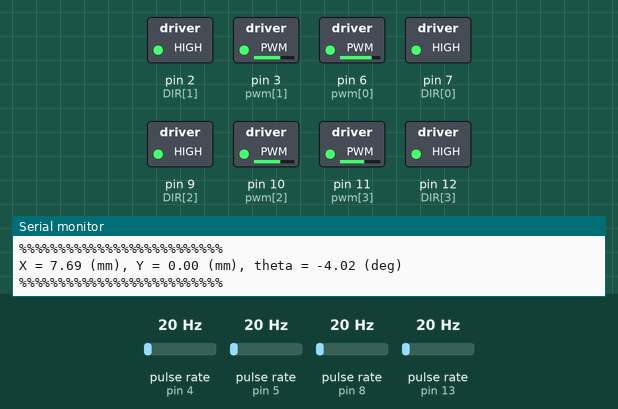
Simulated run of this sketch. Board: Arduino Uno, built with avr-gcc and run on an emulated ATmega328P. On the bench: switched loads named in the sketch (green lamp = pin HIGH), the last lines printed to the serial monitor. Wiring (inferred from the names in the program): 4 × pulse sensor: data pin 4 / data pin 5 / data pin 8 / data pin 13. The inputs (shaded band) are chosen by the test bench; at power-on: pulse rate (sensors on pin 5, pin 4, pin 8, pin 13) 20 Hz. EEPROM starts erased.

Above: at 3.2 s.
3.3 s: pulse rate (sensor on pin 5) set to 100 Hz
At 5.4 s:
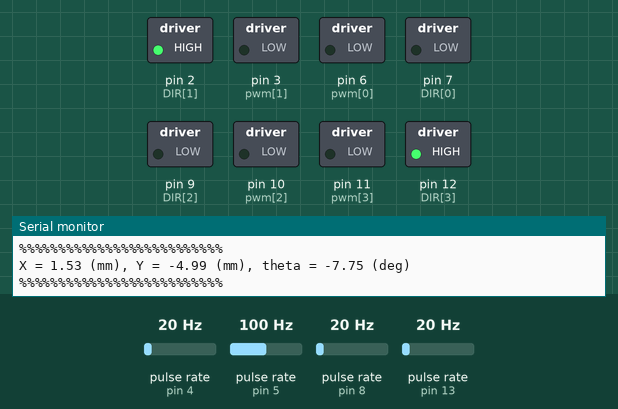
6.3 s: pulse rate (sensor on pin 4) set to 150 Hz
At 9.23 s:
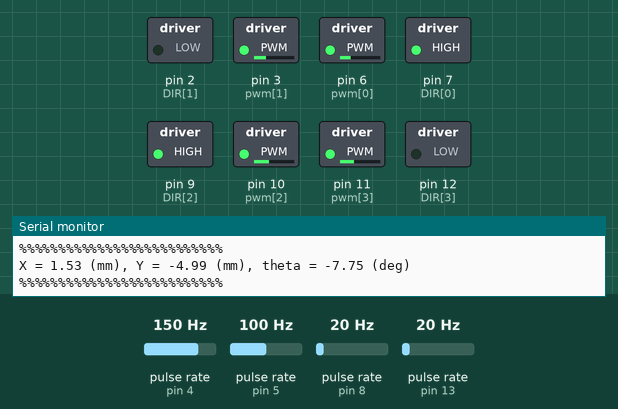
9.3 s: pulse rate (sensor on pin 8) set to 100 Hz
At 11.6 s:
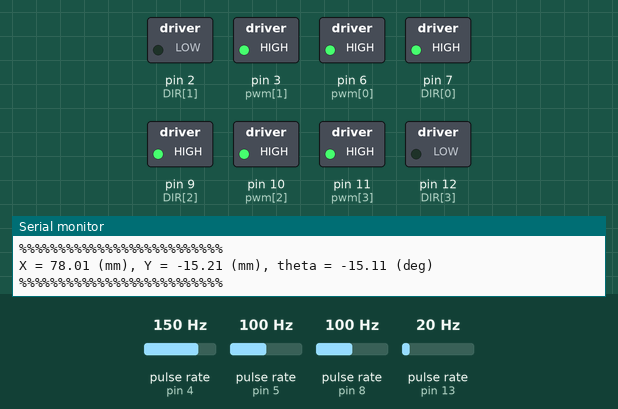
12.3 s: pulse rate (sensor on pin 13) set to 4 Hz
15.3 s: pulse rate (sensor on pin 4) set to 50 Hz
Timing chart, 0 to 18.3 s (numbered marks = the images above; inputs shaded):
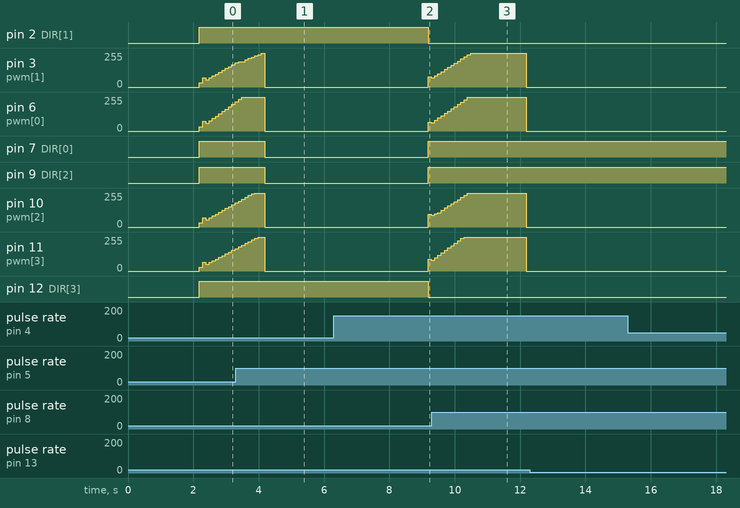

Measured:
- by itself, pin 3 (pwm[1]): rises from 69/255 to 255/255 in 1.1 s, then falls to 0/255 in 1.7 s
- by itself, pin 6 (pwm[0]): rises from 63/255 to 255/255 in 1.1 s, then falls to 0/255 in 1.7 s
- by itself, pin 10 (pwm[2]): rises from 87/255 to 255/255 in 1.1 s, then falls to 0/255 in 1.7 s
- by itself, pin 11 (pwm[3]): rises from 81/255 to 255/255 in 0.90 s, then falls to 0/255 in 1.9 s

The sketch:

P3.ino
```cpp
/*----------------------- DO NOT CHANGE THIS ------------------------*/

/*********************************************************************/
/***************************   LIBRARIES   ***************************/
/*********************************************************************/

#include <util/atomic.h>
#include "PinChangeInterrupt.h"
#include <math.h>
#include <EEPROM.h>

/*********************************************************************/
/****************************   CLASSES   ****************************/
/*********************************************************************/

class SimplePID{
  /*
  This class computes the control signal for velocity control of a
  DC motor with a PID controller base on controller gains, a setpoint and
  the actual velocity value.
  Params:
    - kp: Proportional gain.
    - kd: Derivative gain.
    - ki: Integral gain.
    - umax: Maximun control value.
    - eprec: Previous error in the control loop.
    - umax: Integral cumulative error.
    - vmin: Minimun velocity in rpm.
  */
  private:
    float kp, kd, ki, umax, vmin; // Parameters
    float eprev, eintegral; // Cumulative variables

  public:
  // Constructor
  SimplePID() : kp(1), kd(0), ki(0), umax(255), eprev(0.0), eintegral(0.0), vmin(15.0){}
  // A function to set the parameters
  void setParams(float kpIn, float kdIn, float kiIn, float umaxIn, float vminIn){
    kp = kpIn; kd = kdIn; ki = kiIn; umax = umaxIn; vmin = vminIn;
  }
  // A function to compute the control signal
  void evalu(int value, int target, float deltaT, int &pwr){
    // Error
    float e = (target - value)*((float) fabs(target) > vmin);
    // Derivative
    float dedt = (e - eprev)/(deltaT)*((float) fabs(target) > vmin);
    // Integral
    eintegral = (eintegral + e * deltaT)*((float) fabs(target) > vmin);
    if (umax/ki<eintegral){
      eintegral = umax/ki;
    }
    if (-umax/ki>eintegral){
      eintegral = -umax/ki;
    }
    // Control signal
    float u = kp * e + kd * dedt + ki * eintegral;
    pwr = (int) fabs(u);
    // Truncate signal
    if (pwr > umax) {
      pwr = umax;
    }
    if (pwr < 0) {
      pwr = 0;
    }
    eprev = e;
  }
};

/*********************************************************************/
/***************************   VARIABLES   ***************************/
/*********************************************************************/

// Number of motors
#define NMOTORS 4
// Pins of each motor
const int enc[] = {4, 5, 8, 13};  // Encoder pins
const int DIR[] = {7, 2, 9, 12};  // Direction pins
const int pwm[] = {6, 3, 10, 11}; // PWM pins

// Globals
int posPrev[] = {0, 0, 0, 0};
float vel[]   = {0.0, 0.0, 0.0, 0.0}; // Measured velocity in rpm
float vt[]    = {0.0, 0.0, 0.0, 0.0}; // Target vel in rpm
int dir[]     = {0, 0, 0, 0};         // Direction of each motor
long prevT    = 0;                    // Previous measured time
// PPR of each motor
const double ppr[] = {1390, 1390, 1390, 1390}; // Resolution of each motor

// PID class instances
SimplePID pid[NMOTORS];

// Dynamic variables
float velAng[]     = {0, 0, 0, 0}; // Angular velocity of each motor in rad/s
float meanVelAng[] = {0, 0, 0, 0}; // Mean angular velocity of current and previous time to compute pose estimation
int velEnc[]       = {0, 0, 0, 0}; // Encoder count of each motor
int velEncSlack[]  = {0, 0, 0, 0}; // Auxiliary counter variable
float sampleT      = 0.1;

// Pose variables
double x = 0, y = 0, theta = 0; // Current pose variables
double xPrev = 0, yPrev = 0, thetaPrev = 0; // Previous pose variables

// Velocity limits
double vminLim = 15.0;
// Velocities signs
int sgn[]     = {1, 1, 1, 1}; // Current sign (to compute pose estimation)
int sgnPrev[] = {1, 1, 1, 1}; // Previous sign (to compute pose estimation)
// Initial and elapsed time of a sequence
double t0 = 0.0, t1 = 0.0;
// Target auxiliary control variables
double vx = 0, vy = 0, vw = 0;

/*********************************************************************/
/*****************************   SETUP   *****************************/
/*********************************************************************/

void setup() {
  // Begin communication
  Serial.begin(9600);
  // Setup I/O pins
  for(int k = 0; k < NMOTORS; k++){
    pinMode(enc[k], INPUT);
    pinMode(pwm[k], OUTPUT);
    pinMode(DIR[k], OUTPUT);
  }
  // PID gains for each motor
  pid[0].setParams(1.285714286, 0.09, 7.438016529, 255, vminLim);
  pid[1].setParams(1.4, 0.084, 5.833333333, 255, vminLim);
  pid[2].setParams(1.4, 0.084, 5.833333333, 255, vminLim);
  pid[3].setParams(1.3, 0.078, 5.416666667, 255, vminLim);

  // Activate interrupts
  attachPinChangeInterrupt(digitalPinToPinChangeInterrupt(enc[0]), readEncoder<0>, CHANGE);
  attachPinChangeInterrupt(digitalPinToPinChangeInterrupt(enc[1]), readEncoder<1>, CHANGE);
  attachPinChangeInterrupt(digitalPinToPinChangeInterrupt(enc[2]), readEncoder<2>, CHANGE);
  attachPinChangeInterrupt(digitalPinToPinChangeInterrupt(enc[3]), readEncoder<3>, CHANGE);
  delay(2000);

  // Show previous sample
  float x_prev = EEPROM_readFloat(0);
  float y_prev = EEPROM_readFloat(49);
  float theta_prev = EEPROM_readFloat(99);
  Serial.print("X_prev = ");
  Serial.print(x_prev*1000);
  Serial.print(" (mm), ");
  Serial.print("Y_prev = ");
  Serial.print(y_prev*1000);
  Serial.print(" (mm), ");
  Serial.print("theta_prev = ");
  Serial.print(theta_prev*180/PI);
  Serial.println(" (deg)");
  Serial.println("%%%%%%%%%%%%%%%%%%%%%%%%%%");
  prevT = micros();
  t0 = ((float) (prevT))/( 1.0e6 );
}
/*-------------------------------------------------------------------*/

/*----------------------- YOU CAN MODIFY THIS -----------------------*/

#define PI 3.14159265359

// Sequences variables
int nseq      = 3; // Number of sequences
int seq       = 0; // Counter sequence variable
float T[]     = {2, 5, 3}; // Time of each sequence
// Velocity target sequences
float vxSeq[] = {0, 0, 0.15}; // Target relative linear velocity of the platform fixed frame in X axis
float vySeq[] = {0, 0, 0}; // Target relative linear velocity of the platform fixed frame in Y axis
float vwSeq[] = {-PI/6, 0, 0}; // Target relative angular velocity of the platform fixed frame in Z axis
// Robot dimentions
const double a_b = (0.21 + 0.195)/2;   // a+b
const double R = 0.04;     // radius
const double l_a_b = 1/a_b; // 1/(a+b)

/*********************************************************************/
/*****************************   LOOP   ******************************/
/*********************************************************************/

void loop() {

  // Time difference
  long currT = micros();
  float deltaT = ((float) (currT - prevT))/( 1.0e6 );
  t1 = ((float) (currT))/( 1.0e6 );

  // Compute program each sample time
  if(sampleT <= deltaT){
    // Update time variable
    prevT = currT;
    // Disable interrupts temporarily while reading counter variables
    noInterrupts();
    for(int k = 0; k < NMOTORS; k++){
      // Reset counter
      velEncSlack[k] = velEnc[k];
      velEnc[k] = 0;
    }
    interrupts();

    // Process variables
    for(int k = 0; k < NMOTORS; k++){
      // Calculate velocity in rpm
      vel[k] = velEncSlack[k]/deltaT/ppr[k]*60.0;
      // Calculate velocity and differential velocity in rad/s (use sgn[] and sgnPrev[] variables)
      meanVelAng[k] = (sgn[k] * velAng[k] + sgnPrev[k] * velAng[k]) / 2.0; /*CORREGIR*/
      velAng[k] = vel[k]*PI/30;
    }

    // Estimate Pose
    BilinealEstimation(deltaT);

    // Motion Sequences
    if(seq<nseq){
      vx = vxSeq[seq];
      vy = vySeq[seq];
      vw = vwSeq[seq];
      // Compute target velocity for each motor
      CalculateVelAng(vx,vy,vw);
      for(int k = 0; k < NMOTORS; k++){
        int pwr;
        // Obtaine control signal from PID algorithm
        pid[k].evalu( vel[k], vt[k] , deltaT, pwr); /*CORREGIR*/
        // signal the motor
        setMotor(dir[k], pwr, pwm[k], DIR[k]);
      }
      if(T[seq] <= t1-t0){
        t0 = t1;
        seq++;
      }
    }
    else{
      StopMotors();
    }
  }
}

/*********************************************************************/
/***************************   FUNCTIONS   ***************************/
/*********************************************************************/

void BilinealEstimation(double deltaT){
  /*
  Function that integrates numericaly online robot position.

  Inputs:
    - deltaT: Time step.
  */
  double ct, st;
  // Pre-compute cosine and sine
  ct = cos(theta); st = sin(theta);
  // Bilineal numerical estimation (use meanVelAng[] variable)

  // Bilineal numerical estimation
  double vX_robot = R * (meanVelAng[0] + meanVelAng[1] + meanVelAng[2] + meanVelAng[3]) / 4.0; // Linear velocity in X direction
  double vY_robot = R * (-meanVelAng[0] + meanVelAng[1] + meanVelAng[2] - meanVelAng[3]) / 4.0; // Linear velocity in Y direction
  double omega = R * (-meanVelAng[0] + meanVelAng[1] - meanVelAng[2] + meanVelAng[3]) / (4.0 * a_b); // Angular velocity

  // Update position and orientation using bilineal method
  x += (vX_robot * ct - vY_robot * st) * deltaT;
  y += (vX_robot * st + vY_robot * ct) * deltaT;
  theta += omega * deltaT;

  // Update previous values
  xPrev = x;
  yPrev = y;
  thetaPrev = theta;
  // Print estimated pose
  Serial.print("X = ");
  Serial.print(x*1000);
  Serial.print(" (mm), ");
  Serial.print("Y = ");
  Serial.print(y*1000);
  Serial.print(" (mm), ");
  Serial.print("theta = ");
  Serial.print(theta*180/PI);
  Serial.println(" (deg)");
  Serial.println("%%%%%%%%%%%%%%%%%%%%%%%%%%");
  // Save estimated pose
  EEPROM_writeFloat(0, x);
  EEPROM_writeFloat(49, y);
  EEPROM_writeFloat(99, theta);
}

void CalculateVelAng(double vx, double vy, double vw) {
  /*
  Function that computes the velocity in rpm and the direction
  of each wheel from the absolute velocity.

  Inputs:
    - vx: Linear velocity in X axis, in m/s.
    - vy: Linear velocity in Y axis, in m/s.
    - vw: Angular velocity in Z axis, in rad/s.
  */

  // Angular velocity of each motor in rad/s (from the first exercise)
  double arreglo_velocidad[3] = {vx,vy,vw};
  double jacobiano_seudoinverso[4][3]={
                                        {1, -1, -(a_b)},
                                        {1,  1,  (a_b)},
                                        {1,  1, -(a_b)},
                                        {1, -1,  (a_b)}
  };

  double w[4]= {(vx-vy - vw*a_b)/R,(vx+vy + vw*a_b)/R,(vx+vy - vw*a_b)/R,(vx-vy + vw*a_b)/R};

  for (int i = 0; i < NMOTORS; i++) {
    sgnPrev[i] = sgn[i];
    sgn[i] = w[i] / fabs(w[i]);
    // Update motor direction
    dir[i] = (1 + sgn[i]) / 2;
    // Calculate desired angular velocity in rpm
    vt[i] = fabs(w[i]*30/PI);
  }
}

/*-------------------------------------------------------------------*/

/*----------------------- DO NOT CHANGE THIS ------------------------*/

void setMotor(int dir, int pwmVal, int pwmch, int dirch) {
  /*
  Function to setup pins to control motors.

  Inputs:
    - dir: Motor direction (1 or 0).
    - pwmVal: PWM control to pin.
    - pwmch: PWM pin channel.
    - dirch: Direction pin channel.
  */
  analogWrite(pwmch, pwmVal);
  if(dirch==12 || dirch==2){
    if (dir == 1) {
      digitalWrite(dirch, LOW);
    } else if (dir == 0) {
      digitalWrite(dirch, HIGH);
    } else {
      digitalWrite(dirch, LOW);
    }
  }
  else{
    if (dir == 1) {
      digitalWrite(dirch, HIGH);
    } else if (dir == 0) {
      digitalWrite(dirch, LOW);
    } else {
      digitalWrite(dirch, HIGH);
    }
  }
}


template <int j>
void readEncoder() {
  /*
  Function that counts each rising edge of a encoder
  */
  velEnc[j]++;
}


void StopMotors(){
  /*
  Function that stops each DC motor.
  */
  for(int k = 0; k < NMOTORS; k++){
    setMotor(dir[k], 0.0, pwm[k], DIR[k]);
  }
}

void EEPROM_writeFloat(int address, float value) {
  /*
  Function to write final pose value.
  */
  byte* floatPtr = (byte*)&value;
  for (int i = 0; i < sizeof(value); i++) {
    EEPROM.write(address + i, floatPtr[i]);
  }
}

float EEPROM_readFloat(int address) {
  /*
  Function to read final pose value.
  */
  float value = 0.0;
  byte* floatPtr = (byte*)&value;
  for (int i = 0; i < sizeof(value); i++) {
    floatPtr[i] = EEPROM.read(address + i);
  }
  return value;
}

/*-------------------------------------------------------------------*/
```
